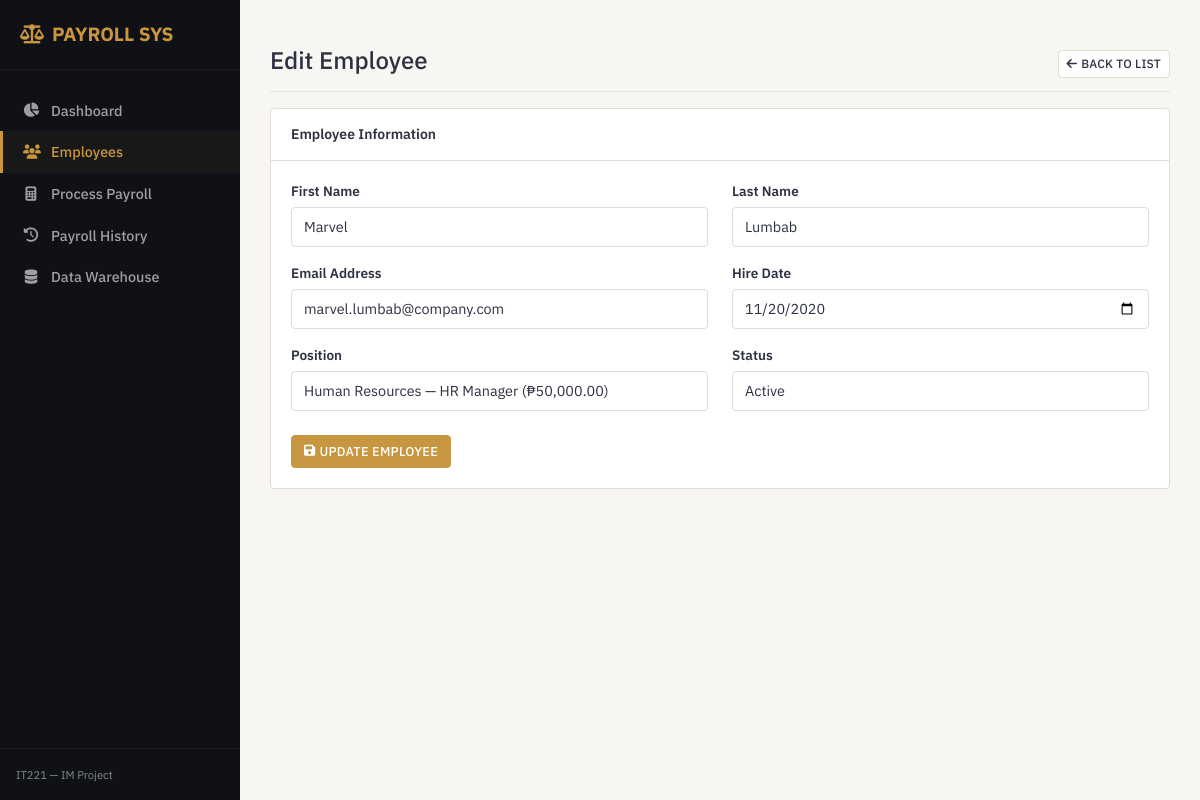
Screenshot of /pages/employees/edit.php?id=4 with the database file from the repository.
### tables this page shows
CREATE TABLE employees (
    emp_id      INT AUTO_INCREMENT PRIMARY KEY,
    pos_id      INT          NOT NULL,
    first_name  VARCHAR(60)  NOT NULL,
    last_name   VARCHAR(60)  NOT NULL,
    email       VARCHAR(150) NOT NULL UNIQUE,
    hire_date   DATE         NOT NULL,
    status      ENUM('active','inactive','terminated') NOT NULL DEFAULT 'active',
    version     INT          NOT NULL DEFAULT 0,
    created_at  DATETIME     NOT NULL DEFAULT CURRENT_TIMESTAMP,
    updated_at  DATETIME     NOT NULL DEFAULT CURRENT_TIMESTAMP ON UPDATE CURRENT_TIMESTAMP,

    CONSTRAINT fk_employees_pos
        FOREIGN KEY (pos_id) REFERENCES positions(pos_id)
        ON DELETE RESTRICT
        ON UPDATE CASCADE
);

CREATE TABLE positions (
    pos_id      INT AUTO_INCREMENT PRIMARY KEY,
    dept_id     INT          NOT NULL,
    pos_title   VARCHAR(100) NOT NULL,
    base_salary DECIMAL(12,2) NOT NULL DEFAULT 0.00,
    created_at  DATETIME     NOT NULL DEFAULT CURRENT_TIMESTAMP,

    CONSTRAINT fk_positions_dept
        FOREIGN KEY (dept_id) REFERENCES departments(dept_id)
        ON DELETE RESTRICT
        ON UPDATE CASCADE
);

CREATE TABLE departments (
    dept_id     INT AUTO_INCREMENT PRIMARY KEY,
    dept_name   VARCHAR(100) NOT NULL UNIQUE,
    created_at  DATETIME     NOT NULL DEFAULT CURRENT_TIMESTAMP
);

### pages/employees/edit.php (the view, shortened to what this page needs)
<?php
require_once __DIR__ . '/../../config/db.php';
$emp_id = (int)($_GET['id'] ?? 0);
$pos_stmt = $pdo->query("
    SELECT p.pos_id, p.pos_title, p.base_salary, d.dept_name
    FROM positions p
    INNER JOIN departments d ON p.dept_id = d.dept_id
    ORDER BY d.dept_name, p.pos_title
");
$positions = $pos_stmt->fetchAll();
$stmt = $pdo->prepare("SELECT * FROM employees WHERE emp_id = ?");
$stmt->execute([$emp_id]);
$employee = $stmt->fetch();
require_once __DIR__ . '/../../includes/header.php';
require_once __DIR__ . '/../../includes/sidebar.php';
?>
<div class="d-flex justify-content-between flex-wrap flex-md-nowrap align-items-center pt-3 pb-2 mb-3 border-bottom">
    <h1 class="h4">Edit Employee</h1>
    <a href="/payroll_management_IM/pages/employees/index.php" class="btn btn-outline btn-sm">
        <i class="fa-solid fa-arrow-left me-1"></i>Back to List
    </a>
</div>
<div class="card">
    <div class="card-header">Employee Information</div>
    <div class="card-body">
        <form method="POST" action="">
            <div class="row mb-3">
                <div class="col-md-6">
                    <label for="first_name" class="form-label">First Name</label>
                    <input type="text" class="form-control" id="first_name" name="first_name"
                           value="<?php echo htmlspecialchars($employee['first_name']); ?>" required>
                </div>
                <div class="col-md-6">
                    <label for="last_name" class="form-label">Last Name</label>
                    <input type="text" class="form-control" id="last_name" name="last_name"
                           value="<?php echo htmlspecialchars($employee['last_name']); ?>" required>
                </div>
            </div>
            <div class="row mb-3">
                <div class="col-md-6">
                    <label for="email" class="form-label">Email Address</label>
                    <input type="email" class="form-control" id="email" name="email"
                           value="<?php echo htmlspecialchars($employee['email']); ?>" required>
                </div>
                <div class="col-md-6">
                    <label for="hire_date" class="form-label">Hire Date</label>
                    <input type="date" class="form-control" id="hire_date" name="hire_date"
                           value="<?php echo htmlspecialchars($employee['hire_date']); ?>" required>
                </div>
            </div>
            <div class="row mb-3">
                <div class="col-md-6">
                    <label for="pos_id" class="form-label">Position</label>
                    <select class="form-control" id="pos_id" name="pos_id" required>
                        <?php foreach ($positions as $pos): ?>
                            <option value="<?php echo $pos['pos_id']; ?>"
                                <?php echo ($employee['pos_id'] == $pos['pos_id']) ? 'selected' : ''; ?>>
                                <?php echo htmlspecialchars($pos['dept_name'] . ' — ' . $pos['pos_title'] . ' (₱' . number_format($pos['base_salary'], 2) . ')'); ?>
                            </option>
                        <?php endforeach; ?>
                    </select>
                </div>
                <div class="col-md-6">
                    <label for="status" class="form-label">Status</label>
                    <select class="form-control" id="status" name="status">
                        <option value="active" <?php echo ($employee['status'] === 'active') ? 'selected' : ''; ?>>Active</option>
                    </select>
                </div>
            </div>
            <div class="mt-4">
                <button type="submit" class="btn btn-primary">
                    <i class="fa-solid fa-floppy-disk me-1"></i>Update Employee
                </button>
            </div>
        </form>
    </div>
</div>
<?php require_once __DIR__ . '/../../includes/footer.php'; ?>

### assets/css/theme.css (style rules this page uses)
:root { --color-sidebar: #0F1117; --color-bg: #F7F6F2; --color-accent: #C8963E; --color-text: #2D3142; --color-text-muted: #7F8C8D; --color-card-border: #E2DDD5; --color-table-row-alt: #F0EDE6; --color-destructive: #C0392B; --font-sans: 'IBM Plex Sans', -apple-system, BlinkMacSystemFont, "Segoe UI", Roboto, "Helvetica Neue", Arial, sans-serif; --font-mono: 'IBM Plex Mono', SFMono-Regular, Menlo, Monaco, Consolas, "Liberation Mono", "Courier New", monospace; }
body { font-family: var(--font-sans); background-color: var(--color-bg); color: var(--color-text); font-size: 14px; margin: 0; }
.card { background-color: #FFFFFF; border: 1px solid var(--color-card-border); border-radius: 4px; box-shadow: 0 2px 4px rgba(0, 0, 0, 0.01); margin-bottom: 20px; }
.card-header { background-color: #FFFFFF; border-bottom: 1px solid var(--color-card-border); padding: 15px 20px; font-weight: 600; color: var(--color-text); }
.card-body { padding: 20px; }
.btn { border-radius: 4px; font-weight: 500; font-size: 0.8rem; padding: 6px 12px; text-transform: uppercase; letter-spacing: 0.02em; transition: all 0.2s ease; border: 1px solid transparent; cursor: pointer; display: inline-flex; align-items: center; justify-content: center; text-decoration: none; }
.btn-sm { padding: 4px 8px; font-size: 0.75rem; }
.btn-primary { background-color: var(--color-accent); border-color: var(--color-accent); color: #FFFFFF; }
.btn-outline { border-color: var(--color-card-border); color: var(--color-text); background-color: #FFFFFF; }
.form-control { display: block; width: 100%; padding: 8px 12px; font-size: 0.9rem; font-family: var(--font-sans); color: var(--color-text); background-color: #FFFFFF; border: 1px solid var(--color-card-border); border-radius: 4px; box-sizing: border-box; }
.form-label { display: inline-block; margin-bottom: 6px; font-weight: 600; font-size: 0.85rem; color: var(--color-text); }

### rows the page displays
employees: first_name "Marvel", last_name "Lumbab", email "marvel.lumbab@company.com", hire_date "11/20/2020", pos_id "Human Resources — HR Manager (₱50,000.00)", status "Active"
